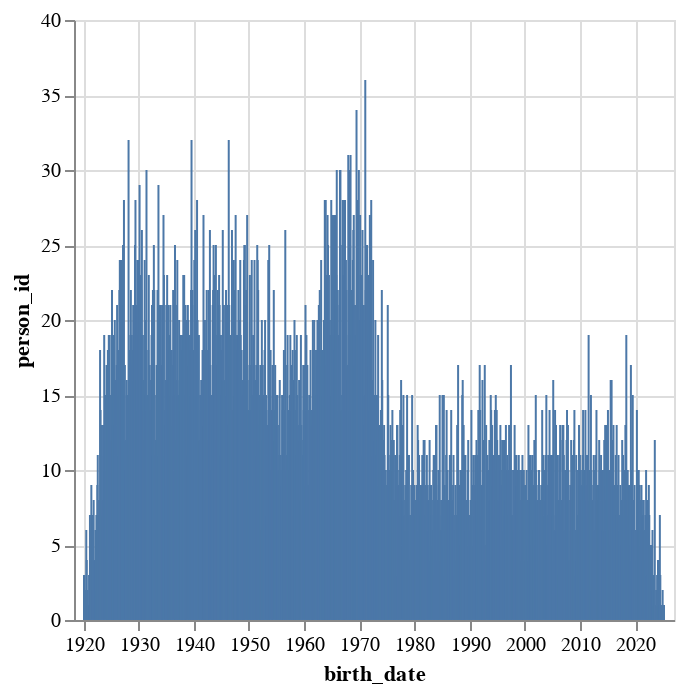

Notebook cell for this chart:
### Code cell
alt.Chart(birth_dates_summary).mark_bar(size=1).encode(
    alt.X('birth_date:T', scale=alt.Scale(padding=5)),
    y='person_id:Q'
)

### Figure 1 — Vega-Lite specification as saved in the notebook (floating-point values rounded to 4 significant figures; data arrays with more than 128 entries replaced by an {"elided": "..."} marker saying what was removed)
{"config": {"view": {"continuousWidth": 300, "continuousHeight": 300}}, "data": {"name": "data-fd5e90832e3af6ae322b2a9b53028859"}, "mark": {"type": "bar", "size": 1}, "encoding": {"x": {"field": "birth_date", "scale": {"padding": 5}, "type": "temporal"}, "y": {"field": "person_id", "type": "quantitative"}}, "$schema": "https://vega.github.io/schema/vega-lite/v5.8.0.json", "datasets": {"data-fd5e90832e3af6ae322b2a9b53028859": {"elided": "1257 records"}}}
